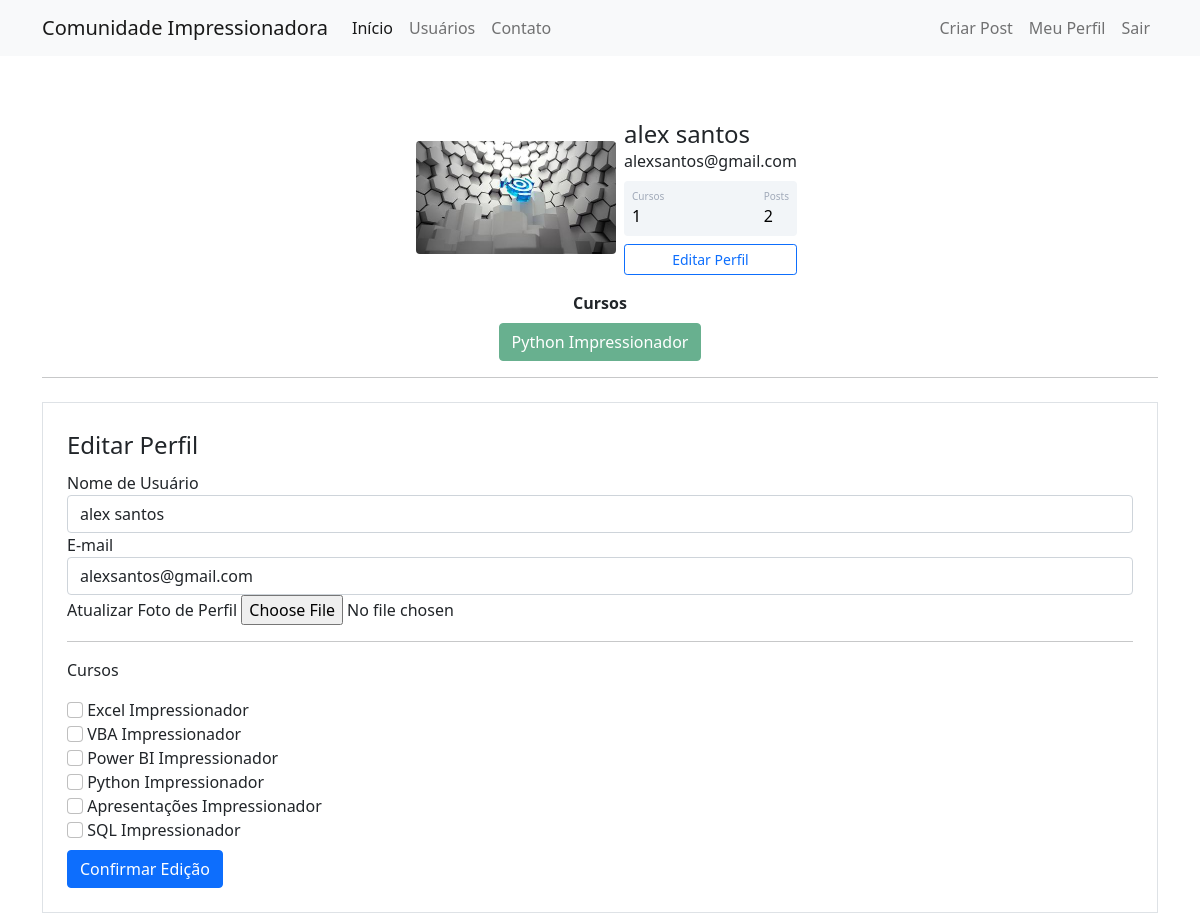
/perfil/editar (signed in), run on the app's committed database.
### comunidadeimpressionadora/models.py (models this page shows)
class Usuario(database.Model, UserMixin):
    id = database.Column(database.Integer, primary_key=True)
    username = database.Column(database.String, nullable=False)
    email = database.Column(database.String, nullable=False, unique=True)
    senha = database.Column(database.String, nullable=False)
    foto_perfil = database.Column(database.String, default='default.jpg')
    cursos = database.Column(database.String, nullable=False,
                             default='Não Informado')
    posts = database.relationship('Post', backref='autor', lazy=True)
    def contar_posts(self):
        return len(self.posts)

### comunidadeimpressionadora/routes.py (the view)
@app.route('/perfil/editar', methods=['GET', 'POST'])
@login_required
def editar_perfil():
    form = FormEditarPerfil()
    if form.validate_on_submit():
        current_user.email = form.email.data
        current_user.username = form.username.data
        if form.foto_perfil.data:
            nome_imagem = salvar_imagem(form.foto_perfil.data)
            current_user.foto_perfil = nome_imagem
        current_user.cursos = atualizar_cursos(form)
        database.session.commit()
        flash('Perfil atualizado com sucesso', 'alert-success')
        return redirect(url_for('perfil'))
    elif request.method == "GET":
        form.email.data = current_user.email
        form.username.data = current_user.username
    foto_perfil = url_for('static', filename='fotos_perfil/{}'.format(current_user.foto_perfil))
    return render_template('editarperfil.html', foto_perfil=foto_perfil, form=form)

### comunidadeimpressionadora/forms.py (shortened to what this page needs)
class FormEditarPerfil(FlaskForm):
    username = StringField('Nome de Usuário', validators=[DataRequired()])
    email = StringField('E-mail', validators=[DataRequired(), Email()])
    foto_perfil = FileField('Atualizar Foto de Perfil', validators=[FileAllowed(['jpg', 'png'])])
    curso_excel = BooleanField('Excel Impressionador')
    curso_vba = BooleanField('VBA Impressionador')
    curso_powerbi = BooleanField('Power BI Impressionador')
    curso_python = BooleanField('Python Impressionador')
    curso_ppt = BooleanField('Apresentações Impressionador')
    curso_sql = BooleanField('SQL Impressionador')
    botao_submit_editarperfil = SubmitField('Confirmar Edição')

### comunidadeimpressionadora/models.py (called while the page is built)
@login_manager.user_loader
def load_usuario(id_usuario):
    return Usuario.query.get(int(id_usuario))

### comunidadeimpressionadora/templates/editarperfil.html (shortened to what this page needs)
{% extends 'perfil.html' %}
{% block form_editar_perfil %}
<div class="container">
    <hr>
    <div class="row">
        <div class="col">
            <form method="POST" action="" class="border p-4 mt-2" enctype="multipart/form-data">
                <legend>Editar Perfil</legend>
                <fieldset>
                    <div class="form-group">
                        {{ form.username.label(class="form-control-label") }}
                        {% if form.username.errors %}
                        {{ form.username(class="form-control is-invalid") }}
                        <div class="invalid-feedback">
                            {% for erro in form.username.errors %}
                            {{ erro }}
                            {% endfor %}
                        </div>
                        {% else %}
                        {{ form.username(class="form-control") }}
                        {% endif %}
                    </div>
                    <div class="form-group">
                        {{ form.email.label(class="form-control-label") }}
                        {% if form.email.errors %}
                        {{ form.email(class="form-control is-invalid") }}
                        <div class="invalid-feedback">
                            {% for erro in form.email.errors %}
                            {{ erro }}
                            {% endfor %}
                        </div>
                        {% else %}
                        {{ form.email(class="form-control") }}
                        {% endif %}
                    </div>
                    <div class="form-group">
                        {{ form.foto_perfil.label }}
                        {{ form.foto_perfil(class="form-control-file") }}
                    </div>
                    <hr>
                    <p>Cursos</p>
                    {% for campo in form %}
                        {% if 'curso_' in campo.name %}
                            <div class="form-group">
                                {{ campo(class="form-check-input") }}
                                {{ campo.label(class="form-check-label") }}
                            </div>
                        {% endif %}
                    {% endfor %}
                </fieldset>
                {{ form.botao_submit_editarperfil(class="btn btn-primary mt-2") }}
            </form>
        </div>
    </div>
</div>
{% endblock %}

### comunidadeimpressionadora/templates/perfil.html
{% extends 'base.html' %}
{% block body %}
<div class="container mt-5 d-flex justify-content-center">
    <div class="card p-3">
        <div class="d-flex align-items-center">
            <div class="image pe-2">
                <img src="{{ foto_perfil }}" class="rounded" width="200">
            </div>
            <div class="ml-3 w-100">
                <h4 class="mb-0 mt-0">{{ current_user.username }}</h4>
                <span>{{ current_user.email }}</span>
                <div class="p-2 mt-2 bg-primary d-flex justify-content-between rounded text-white stats">
                    <div class="d-flex flex-column">
                        {% if 'Não Informado' in current_user.cursos %}
                            <span class="articles">Cursos</span>
                            <span class="number1">0</span>
                        {% else %}
                            <span class="articles">Cursos</span>
                            <span class="number1">{{ current_user.cursos.count(';') + 1 }}</span>
                        {% endif %}
                    </div>
                    <div class="d-flex flex-column">
                        <span class="rating">Posts</span>
                        <span class="number3">{{ current_user.contar_posts() }}</span>
                    </div>
                </div>
                <div class="button mt-2 d-flex flex-row align-items-center">
                    <a class="w-100" href="{{ url_for('editar_perfil') }}">
                        <button class="btn btn-sm btn-outline-primary w-100">Editar Perfil</button>
                    </a>
                </div>
            </div>
        </div>
    </div>
</div>
<div class="row justify-content-center">
    <div class="col col-4" style="text-align: center">
        <strong>Cursos</strong><br>
        {% for curso in current_user.cursos.split(';') %}
            <button type="button" class="btn btn-success mt-2" disabled>{{ curso }}</button>
        {% endfor %}
    </div>
</div>
{% block form_editar_perfil %}
{% endblock %}
{% endblock %}

### comunidadeimpressionadora/static/main.css (style rules this page uses)
.card { width: 400px; border: none; border-radius: 10px; background-color: #fff; }
.stats { background: #f2f5f8 !important; color: #000 !important; }
.articles { font-size: 10px; color: #a1aab9; }
.number1 { font-weight: 500; }
.rating { font-size: 10px; color: #a1aab9; }
.number3 { font-weight: 500; }

### data on the page
Usuario: username "alex santos", email "alexsantos@gmail.com", cursos "1", cursos "Python Impressionador"

### other printed values
{{ current_user.contar_posts() }} "2"
{{ campo.label(class="form-check-label") }} "Excel Impressionador" "VBA Impressionador" "Power BI Impressionador" "Python Impressionador" "Apresentações Impressionador" "SQL Impressionador"
